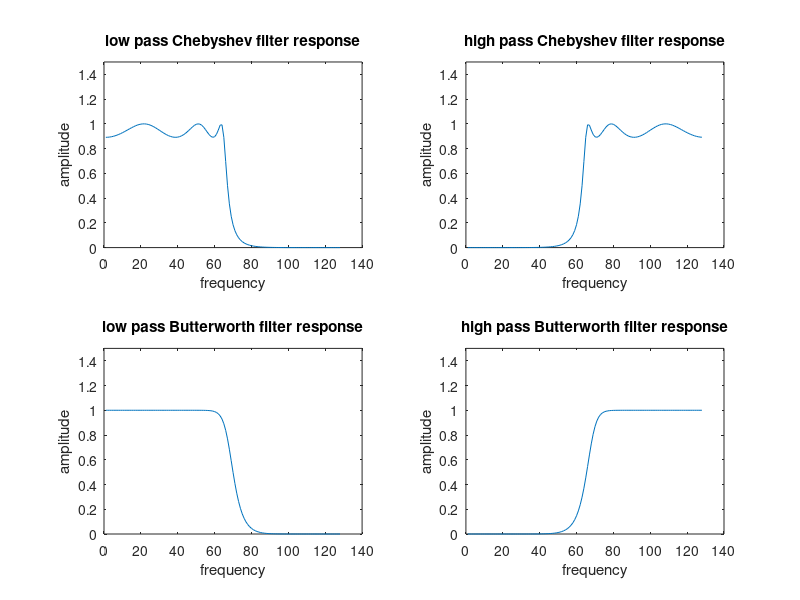

Here is the MATLAB script that generated this plot:
clc
clear all
close all
wp=0.5;
ws=0.7;
rp=1;
rs=50;
[n,wn]=buttord(wp,ws,rp,rs);
[b,a]=butter(n,wn);
[h,w]=freqz(b,a,128);
subplot(2,2,3);
plot(abs(h));
ylim([0,1.5]);
xlabel('frequency');
ylabel('amplitude');
title('low pass Butterworth filter response');
[b,a]=butter(n,wn,'high');
[h,w]=freqz(b,a,128);
subplot(2,2,4);
plot(abs(h));
ylim([0,1.5]);
xlabel('frequency');
ylabel('amplitude');
title('high pass Butterworth filter response');
[n,wn]= cheb1ord(wp,ws,rp,rs);
[b,a] = cheby1(n,rp,wp);
[h,w]=freqz(b,a,128);
subplot(2,2,1);
plot(abs(h));
ylim([0,1.5]);
xlabel('frequency');
ylabel('amplitude');
title('low pass Chebyshev filter response');
[b,a] = cheby1(n,rp,wp,'high')
[h,w]=freqz(b,a,128);
subplot(2,2,2);
plot(abs(h));
ylim([0,1.5]);
xlabel('frequency');
ylabel('amplitude');
title('high pass Chebyshev filter response');
